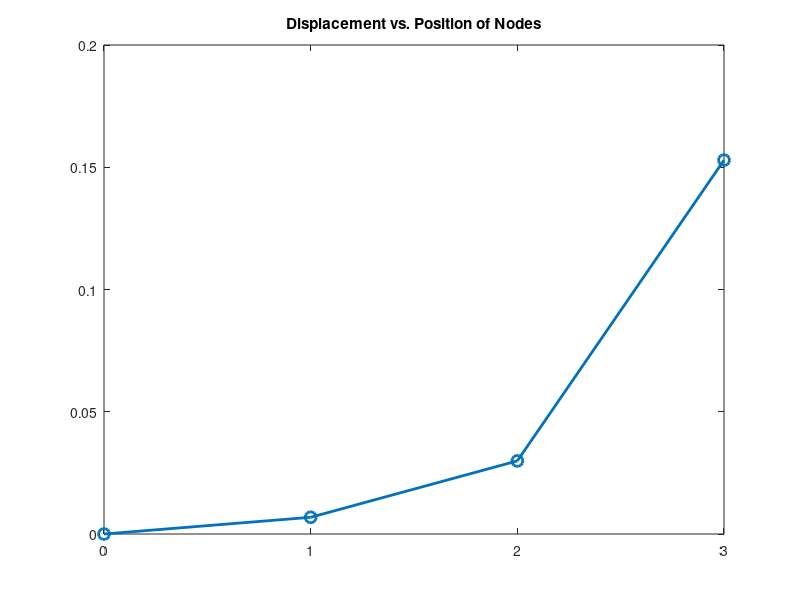

The MATLAB script that drew this image: (Note: this script raises an error after producing the figure.)
%----------------------------------------
% MTE 204 - Project 2
% Project 2: 2D Truss
% Question: 2
%----------------------------------------

%----------------------------------------
% Truss Displacement Calculation
%----------------------------------------
% Note: All units are in N and m for calculations; output is in cm
format long; % Set the display format to show more digits

%----------------------------------------
% Input Parameters
%---------------------------------------
E = 207000; % Young's Modulus in MPa

r1 = 1.5; % Radius of element 1 (cm)
L1 = 10;  % Length of element 1 (cm)

r2 = 1.0; % Radius of element 2 (cm)
L2 = 15;  % Length of element 2 (cm)

r3 = 0.5; % Radius of element 3 (cm)
L3 = 20;  % Length of element 3 (cm)

% Cross-sectional areas of each element
A1 = pi * r1^2; % Cross-sectional area of element 1 (cm^2)
A2 = pi * r2^2; % Cross-sectional area of element 2 (cm^2)
A3 = pi * r3^2; % Cross-sectional area of element 3 (cm^2)

% Stiffness values for each element
k1 = (A1 * E) / L1; % Stiffness of element 1 (N/cm)
k2 = (A2 * E) / L2; % Stiffness of element 2 (N/cm)
k3 = (A3 * E) / L3; % Stiffness of element 3 (N/cm)

%----------------------------------------
% Global Stiffness Matrix Assembly
%----------------------------------------
% K1 is the global stiffness matrix, accounting for the connectivity of
% all elements and their contributions to the nodes.
K1 = [
    k1,     -k1,      0,      0;
   -k1,  k1 + k2,  -k2,      0;
     0,    -k2,  k2 + k3,  -k3;
     0,      0,    -k3,    k3;
];

%----------------------------------------
% Force Vector
%---------------------------------------
% F1 represents the external forces applied to the nodes.
% Here, only the last node has a force of 1000 N applied.
F1 = [0; 0; 0; 1000];

%----------------------------------------
% Applying Boundary Conditions
%----------------------------------------
% The first node is fixed, meaning its displacement is 0. This requires
% removing the first row and column of the stiffness matrix (K1) and the
% first value of the force vector (F1).
K1_mod = K1(2:end, 2:end); % Reduced stiffness matrix
F1_mod = F1(2:end);        % Reduced force vector

%----------------------------------------
% Solve for Displacements
%----------------------------------------
% Solve the system of linear equations using mldivide: K1_mod * X1_mod = F1_mod
% X1_mod contains the displacements of the free nodes (Nodes 2, 3, and 4).
% The mldivide method automatically selects the appropriate solver based on the matrix properties
% and therefore this will find the most effective method of solving the equation.
X1_mod = K1_mod \ F1_mod;

% Reconstruct the full displacement vector, adding 0 for the fixed node
X1 = [0; X1_mod];  % Full displacement vector (Node 1 displacement = 0)

% Convert the displacements from mm to cm for clarity
X1_cm = X1 / 10; % Convert mm to cm

%----------------------------------------
% Display Node Displacements
%----------------------------------------
disp('Displacements of Nodes (cm):');
for i = 1:length(X1_cm)
    fprintf('Node %d: %.7f cm\n', i, X1_cm(i));
end

% Display the displacement of the last node
disp('Displacement of Node 4 (cm):');
disp(X1_cm(4));

%--------------------------------------
% Plot Displacement vs Position
%----------------------------------------
positions = 0:length(X1)-1; % Node positions (indices starting from 0)
figure;
plot(positions, X1, '-o', 'LineWidth', 2, 'MarkerSize', 8);
title('Displacement vs. Position of Nodes');
xticks(0:3);                
xticklabels(string(0:3));   
xlabel('Position (Nodes)');
ylabel('Displacement (mm)');
grid on;
